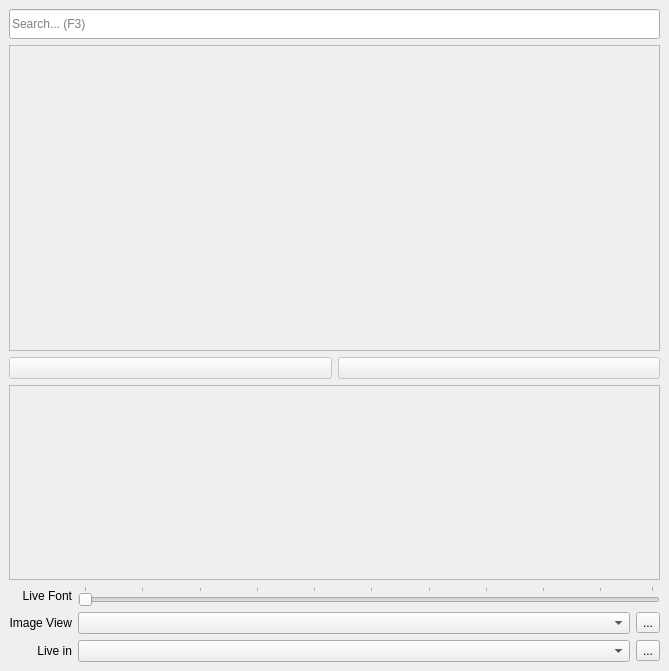
<?xml version="1.0" encoding="UTF-8"?>
<ui version="4.0">
 <class>projectionsControls</class>
 <widget class="QDockWidget" name="projectionsControls">
  <property name="geometry">
   <rect>
    <x>0</x>
    <y>0</y>
    <width>669</width>
    <height>671</height>
   </rect>
  </property>
  <property name="features">
   <set>QDockWidget::DockWidgetMovable</set>
  </property>
  <property name="windowTitle">
   <string>Projections Control</string>
  </property>
  <widget class="QWidget" name="dockWidgetContents">
   <layout class="QGridLayout" name="gridLayout_3">
    <item row="0" column="0">
     <widget class="QLineEdit" name="txtSearch">
      <property name="minimumSize">
       <size>
        <width>0</width>
        <height>30</height>
       </size>
      </property>
      <property name="toolTip">
       <string>Search...</string>
      </property>
      <property name="styleSheet">
       <string notr="true"/>
      </property>
      <property name="inputMask">
       <string notr="true"/>
      </property>
      <property name="text">
       <string notr="true"/>
      </property>
      <property name="echoMode">
       <enum>QLineEdit::Normal</enum>
      </property>
      <property name="placeholderText">
       <string>Search... (F3)</string>
      </property>
     </widget>
    </item>
    <item row="2" column="0">
     <layout class="QGridLayout" name="gridLayout">
      <item row="10" column="1">
       <layout class="QHBoxLayout" name="horizontalLayout_4">
        <item>
         <widget class="QComboBox" name="cbLiveScreens"/>
        </item>
        <item>
         <widget class="QToolButton" name="cmdRefreshLiveScreens">
          <property name="text">
           <string>...</string>
          </property>
          <property name="icon">
           <iconset resource="resources.qrc">
            <normaloff>:/main/icons/refresh-20.png</normaloff>:/main/icons/refresh-20.png</iconset>
          </property>
          <property name="iconSize">
           <size>
            <width>20</width>
            <height>20</height>
           </size>
          </property>
         </widget>
        </item>
       </layout>
      </item>
      <item row="3" column="0" colspan="2">
       <layout class="QHBoxLayout" name="horizontalLayout_3">
        <property name="spacing">
         <number>6</number>
        </property>
        <item>
         <widget class="QPushButton" name="cmdPrevious">
          <property name="enabled">
           <bool>false</bool>
          </property>
          <property name="toolTip">
           <string>Go to previous slide</string>
          </property>
          <property name="layoutDirection">
           <enum>Qt::LeftToRight</enum>
          </property>
          <property name="text">
           <string/>
          </property>
          <property name="icon">
           <iconset>
            <normalon>:/main/icons/Go back.png</normalon>
           </iconset>
          </property>
          <property name="iconSize">
           <size>
            <width>20</width>
            <height>20</height>
           </size>
          </property>
          <property name="shortcut">
           <string>Ctrl+Left</string>
          </property>
          <property name="checkable">
           <bool>false</bool>
          </property>
          <property name="checked">
           <bool>false</bool>
          </property>
         </widget>
        </item>
        <item>
         <widget class="QPushButton" name="cmdNext">
          <property name="enabled">
           <bool>false</bool>
          </property>
          <property name="sizePolicy">
           <sizepolicy hsizetype="Minimum" vsizetype="Fixed">
            <horstretch>0</horstretch>
            <verstretch>0</verstretch>
           </sizepolicy>
          </property>
          <property name="toolTip">
           <string>Go to next slide</string>
          </property>
          <property name="layoutDirection">
           <enum>Qt::LeftToRight</enum>
          </property>
          <property name="autoFillBackground">
           <bool>false</bool>
          </property>
          <property name="text">
           <string/>
          </property>
          <property name="icon">
           <iconset>
            <normalon>:/main/icons/Go forward.png</normalon>
           </iconset>
          </property>
          <property name="iconSize">
           <size>
            <width>20</width>
            <height>20</height>
           </size>
          </property>
          <property name="shortcut">
           <string>Ctrl+Right</string>
          </property>
         </widget>
        </item>
       </layout>
      </item>
      <item row="5" column="0" colspan="2">
       <widget class="QScrollArea" name="saCmdSlides">
        <property name="sizePolicy">
         <sizepolicy hsizetype="Expanding" vsizetype="Expanding">
          <horstretch>0</horstretch>
          <verstretch>0</verstretch>
         </sizepolicy>
        </property>
        <property name="widgetResizable">
         <bool>true</bool>
        </property>
        <widget class="QWidget" name="scrollAreaWidgetContents_2">
         <property name="geometry">
          <rect>
           <x>0</x>
           <y>0</y>
           <width>647</width>
           <height>155</height>
          </rect>
         </property>
         <layout class="QGridLayout" name="gridLayout_2">
          <item row="0" column="0">
           <layout class="QGridLayout" name="cmdSlides"/>
          </item>
         </layout>
        </widget>
       </widget>
      </item>
      <item row="9" column="1">
       <layout class="QHBoxLayout" name="horizontalLayout_7">
        <item>
         <widget class="QComboBox" name="cbImagesView"/>
        </item>
        <item>
         <widget class="QToolButton" name="cmdRefreshImageView">
          <property name="toolTip">
           <string>Refresh Images View List</string>
          </property>
          <property name="text">
           <string>...</string>
          </property>
          <property name="icon">
           <iconset>
            <normalon>:/main/icons/refresh-20.png</normalon>
           </iconset>
          </property>
          <property name="iconSize">
           <size>
            <width>20</width>
            <height>20</height>
           </size>
          </property>
         </widget>
        </item>
       </layout>
      </item>
      <item row="8" column="0">
       <widget class="QLabel" name="label">
        <property name="sizePolicy">
         <sizepolicy hsizetype="Preferred" vsizetype="Preferred">
          <horstretch>0</horstretch>
          <verstretch>0</verstretch>
         </sizepolicy>
        </property>
        <property name="layoutDirection">
         <enum>Qt::LeftToRight</enum>
        </property>
        <property name="text">
         <string>Live Font</string>
        </property>
        <property name="alignment">
         <set>Qt::AlignRight|Qt::AlignTrailing|Qt::AlignVCenter</set>
        </property>
        <property name="indent">
         <number>0</number>
        </property>
       </widget>
      </item>
      <item row="8" column="1">
       <widget class="QSlider" name="sLiveFont">
        <property name="minimum">
         <number>1</number>
        </property>
        <property name="maximum">
         <number>100</number>
        </property>
        <property name="tracking">
         <bool>false</bool>
        </property>
        <property name="orientation">
         <enum>Qt::Horizontal</enum>
        </property>
        <property name="tickPosition">
         <enum>QSlider::TicksAbove</enum>
        </property>
        <property name="tickInterval">
         <number>0</number>
        </property>
       </widget>
      </item>
      <item row="10" column="0">
       <widget class="QLabel" name="label_3">
        <property name="sizePolicy">
         <sizepolicy hsizetype="Preferred" vsizetype="Preferred">
          <horstretch>0</horstretch>
          <verstretch>0</verstretch>
         </sizepolicy>
        </property>
        <property name="text">
         <string>Live in</string>
        </property>
        <property name="alignment">
         <set>Qt::AlignRight|Qt::AlignTrailing|Qt::AlignVCenter</set>
        </property>
       </widget>
      </item>
      <item row="9" column="0">
       <widget class="QLabel" name="label_2">
        <property name="text">
         <string>Image View</string>
        </property>
        <property name="alignment">
         <set>Qt::AlignRight|Qt::AlignTrailing|Qt::AlignVCenter</set>
        </property>
       </widget>
      </item>
     </layout>
    </item>
    <item row="1" column="0">
     <widget class="QScrollArea" name="saModuleOptions">
      <property name="enabled">
       <bool>true</bool>
      </property>
      <property name="sizePolicy">
       <sizepolicy hsizetype="Expanding" vsizetype="Expanding">
        <horstretch>0</horstretch>
        <verstretch>0</verstretch>
       </sizepolicy>
      </property>
      <property name="widgetResizable">
       <bool>true</bool>
      </property>
      <widget class="QWidget" name="scrollAreaWidgetContents_3">
       <property name="geometry">
        <rect>
         <x>0</x>
         <y>0</y>
         <width>649</width>
         <height>294</height>
        </rect>
       </property>
       <layout class="QHBoxLayout" name="horizontalLayout"/>
      </widget>
     </widget>
    </item>
   </layout>
  </widget>
 </widget>
 <resources>
  <include location="resources.qrc"/>
 </resources>
 <connections/>
</ui>
